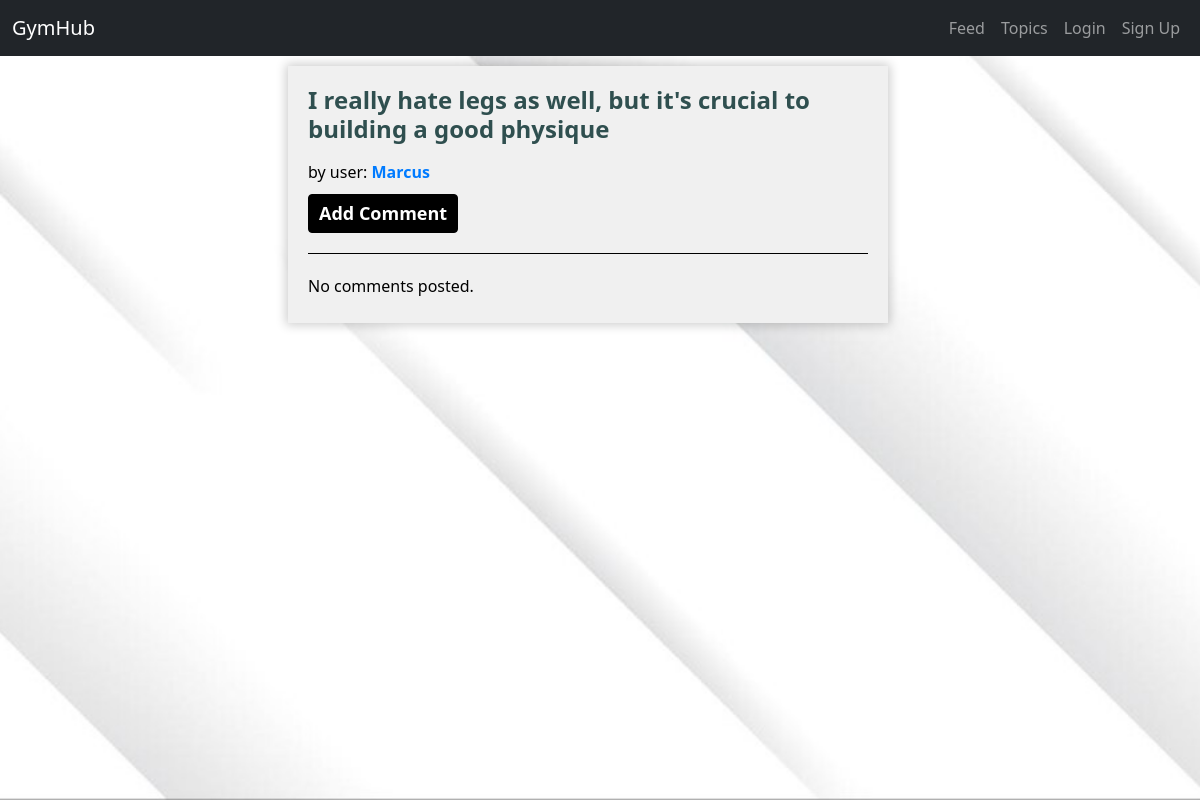
Before: /posts/by/Marcus/16/ with the older database file.
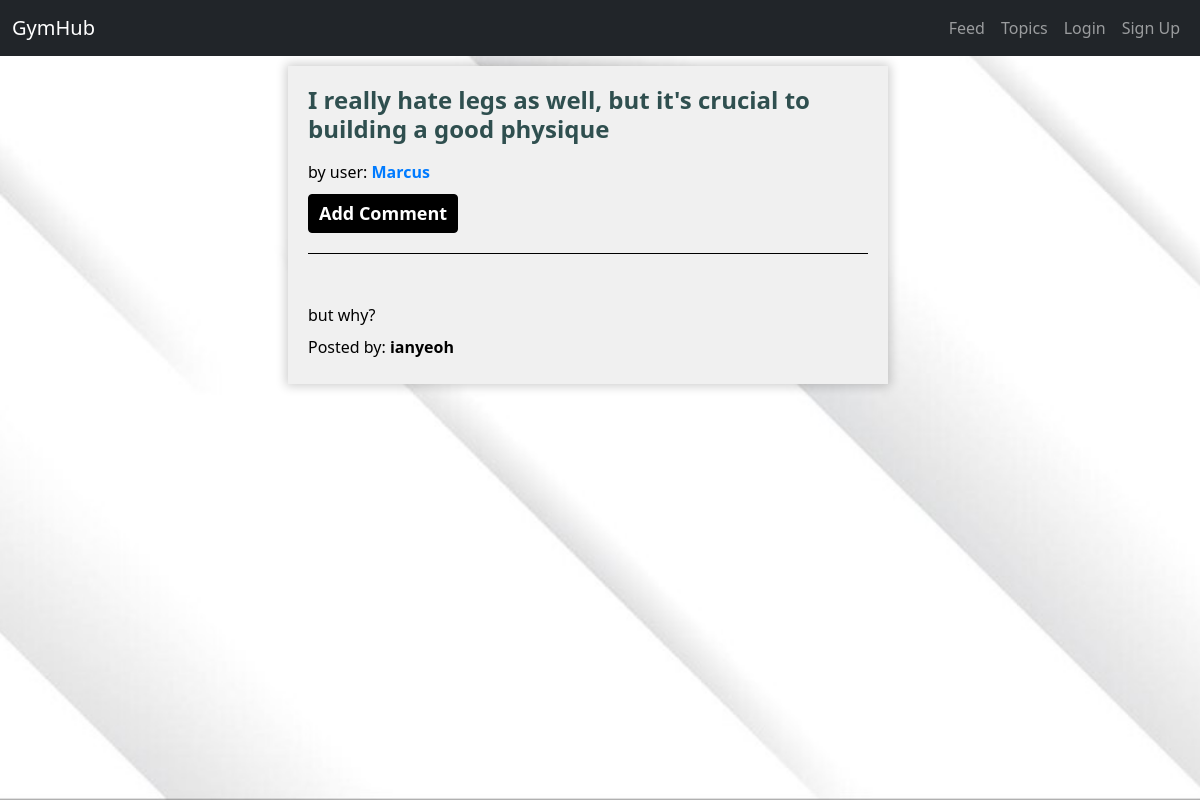
After: the same page with the newer database file.
### posts/models.py (models this page shows, shortened)
class Comment(models.Model):
    post = models.ForeignKey(Post, related_name='comments', on_delete=models.CASCADE)
    author = models.ForeignKey(User, related_name='comments', on_delete=models.CASCADE)
    text = models.TextField(validators=[MaxLengthValidator(2200)])
    created_at = models.DateTimeField(auto_now_add=True)
    updated_at = models.DateTimeField(auto_now=True)
    class Meta:
        ordering = ['-created_at']

### posts/views.py (the view)
# urls.py: path("by/<username>/<int:pk>/", views.PostDetail.as_view(), name="single"),
class PostDetail(SelectRelatedMixin, generic.DetailView):
    model = models.Post
    comment_form = CommentForm()
    select_related = ("user", "group")
    def get_queryset(self):
        queryset = super().get_queryset()
        return queryset.filter(
            user__username__iexact=self.kwargs.get("username")
        )
    def get_context_data(self, **kwargs):
        context = super().get_context_data(**kwargs)
        context['comment_form']= CommentForm()
        return context

### posts/templates/posts/post_detail.html (shortened to what this page needs)
{% extends 'posts/post_base.html' %}
{% block post_content %}
{% load static %}
<div class="container">
<div class="col-md-8">
	{% include 'posts/_post.html' %}
</div>
</div>
{% endblock %}

### posts/templates/posts/_post.html (shortened to what this page needs)
{% load static %}
{% block extra_css %}
<link rel="stylesheet" type="text/css" href="{% static 'css/posts.css' %}">
{% endblock %}
<div class="post media">
	<a href="{% url 'posts:single' username=post.user.username pk=post.pk %}" title=""><h3>{{post.message_html|safe}}</h3></a>
	<div class="media-body">
		by user:
		<strong><a href="{% url 'posts:for_user' username=post.user.username %}" title="">{{post.user.username}}</a></strong>
	<div class="media-footer">
		<button id="comment-toggle-{{ post.pk }}" class="btn btn-success">Add Comment</button>
	</div>
	<div class="comments">
		{% for comment in post.comments.all %}
  <br>
      <h2>{{ comment.text|safe|linebreaks }}</h2>
      <p>Posted by: <strong>{{ comment.author }}</strong></p>
  {% empty %}
      <p>No comments posted.</p>
  {% endfor %}
	</div>
</div>
</div>

Changed rows visible on the page:
added Comment: text "but why?", author "ianyeoh"
Other visible differences:
text no longer shown: "No comments posted."
